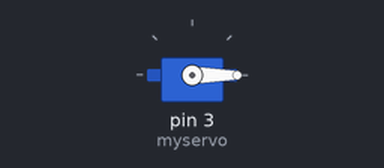
A sketch run on a simulated Arduino Uno, built with avr-gcc and run on an emulated ATmega328P. Parts: servo.

Above: at 0.05 s.
At 10.0 s:
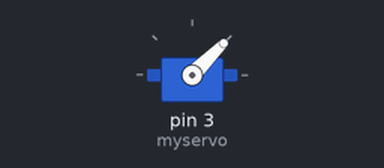
Timing chart, 0 to 13.0 s (numbered marks = the images above):
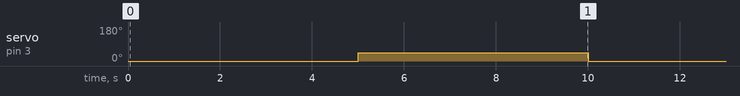

Measured:
- by itself, servo on pin 3 (myservo): alternates 45° for 5.0 s and 0° for 5.0 s

The sketch:

servo.ino
```cpp
#include <Servo.h>

Servo myservo;  // create servo object to control a servo
// twelve servo objects can be created on most boards

int pos = 0;    // variable to store the servo position

void setup() {
  myservo.attach(3);  // attaches the servo on pin 9 to the servo object
}

void loop() {
  myservo.write(pos);
  delay(5000);
  myservo.write(45);
  delay(5000);
}
```
